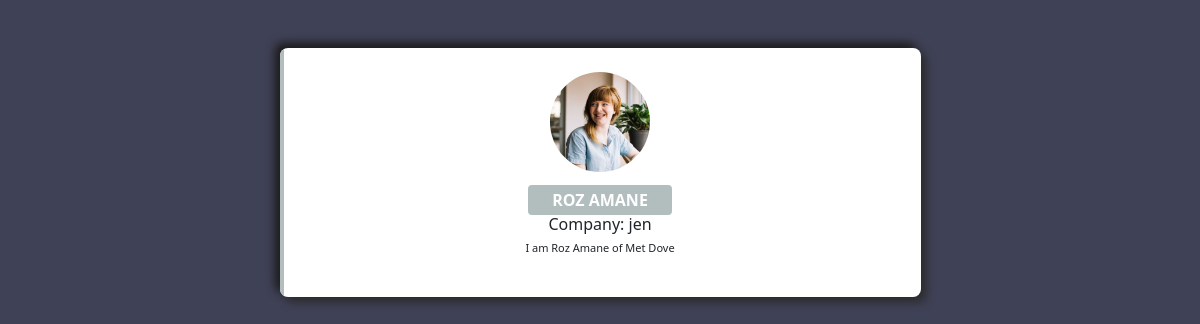
The page /profile/11/ on the database its author committed.
### myapp/models.py (models this page shows)
class User(AbstractUser):
    is_employer = models.BooleanField("Is employer",default=False)
    is_employee = models.BooleanField("Is employee", default=False)
    is_email_verified = models.BooleanField(default=False)
    my_employer = models.CharField(max_length=200, null=True, blank=True)
    first_name = models.CharField(max_length=30, blank=False, null=False)
    last_name = models.CharField(max_length=30, blank=False, null=False)
    bio = models.TextField(blank=True, null=True)
    avatar = models.ImageField(null=True, default="avatar.svg")

### course/views/profile_page.py (the view)
# urls.py: path('profile/<str:pk>/', profile_page.profile, name='profile'),
def profile(request, pk):
    user_profile = User.objects.get(id=pk)
    context = {'user_profile': user_profile}
    return render(request, "page/profile.html", context)

### course/templates/page/profile.html (shortened to what this page needs)
<!DOCTYPE html>
{% load static %}
<html lang="en">
    <head>
        <link
            href="https://cdn.jsdelivr.net/npm/bootstrap@5.0.2/dist/css/bootstrap.min.css"
            rel="stylesheet"
        />
        <link rel="stylesheet" type="text/css" media="screen" href="{% static 'css/profile.css' %}"/>
    </head>
    <body>
        <div class="container mt-5">
            <div class="row d-flex justify-content-center">
                <div class="col-md-7">
                    <div class="card p-3 py-4">
                        <div class="text-center">
                            <img
                                src="{{user_profile.avatar.url}}"
                                width="100"
                                class="rounded-circle"
                            />
                        </div>
                        <div class="text-center mt-3">
                            <span
                                class="profile-name p-1 px-4 rounded text-white fw-bold text-uppercase"
                                >{{user_profile.first_name}} {{user_profile.last_name}}</span
                            >
                            <br>
                            <span>Company: {{user_profile.my_employer}}</span>
                            <div class="px-4 mt-1">
                                {% if user_profile.bio %}
                                <p class="fonts">{{user_profile.bio}}</p>
                                {% else %}
                                <p class="fonts">No user bio</p>
                                {% endif %}
                            </div>
                        </div>
                    </div>
                </div>
            </div>
        </div>
    </body>
</html>

### static/css/profile.css (style rules this page uses)
body { background:#3f4156; }
.card { border:none; box-shadow: 5px 5px 10px #2b2b2b, -5px -5px 10px #1b1b1b; position:relative; overflow:hidden; border-radius:8px; cursor:pointer; }
.card:before { content:""; position:absolute; left:0; top:0; width:4px; height:100%; background-color:#b2bdbd; transform:scaleY(1); transition:all 0.5s; transform-origin: bottom }
.card:after { content:""; position:absolute; left:0; top:0; width:4px; height:100%; background-color:#646464; transform:scaleY(0); transition:all 0.5s; transform-origin: bottom }
.profile-name { background-color:#b2bdbd; }
.fonts { font-size:11px; }

### rows shown on the page
User: avatar (picture), first_name "ROZ", last_name "AMANE", my_employer "jen", bio "I am Roz Amane of Met Dove"
